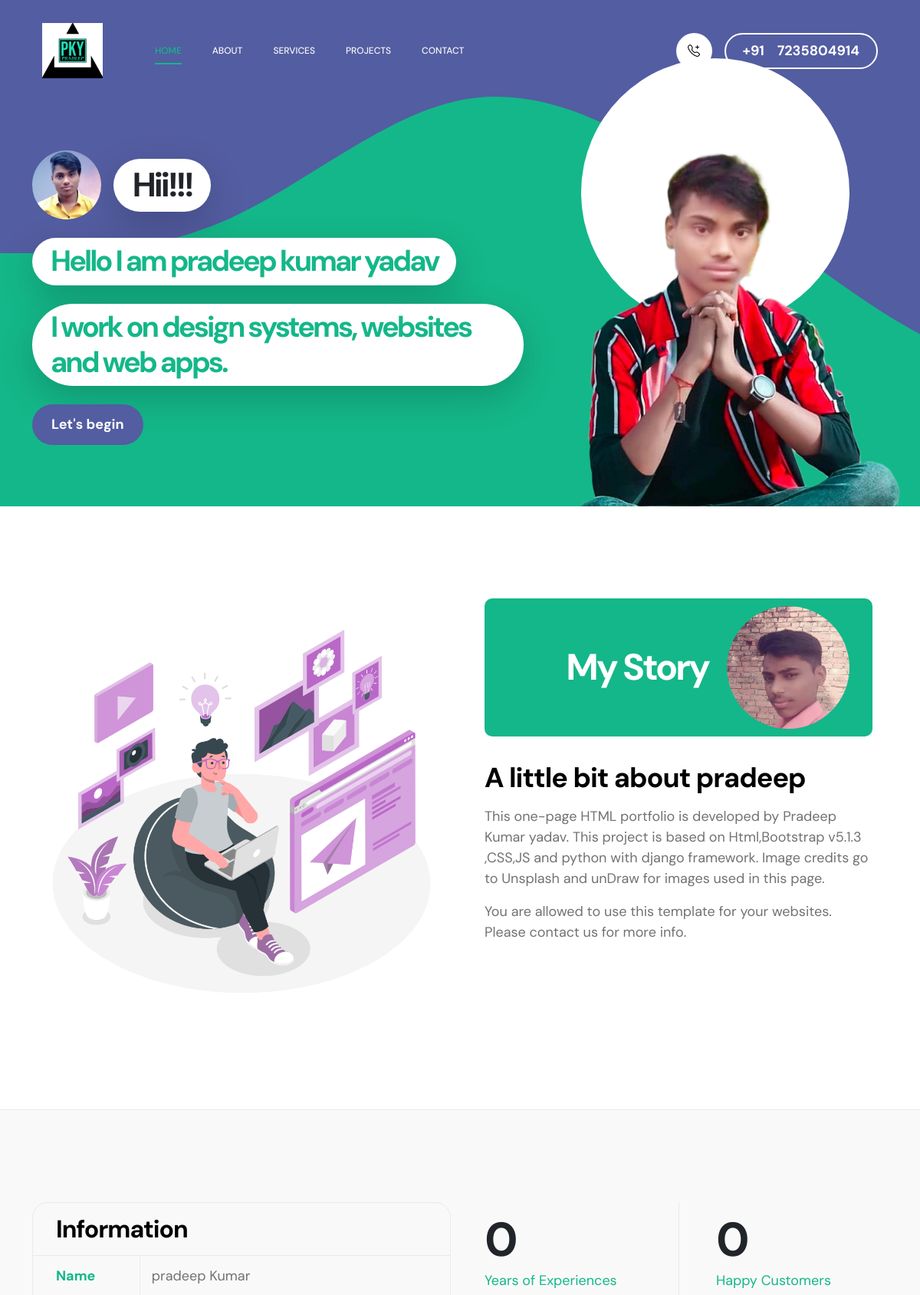
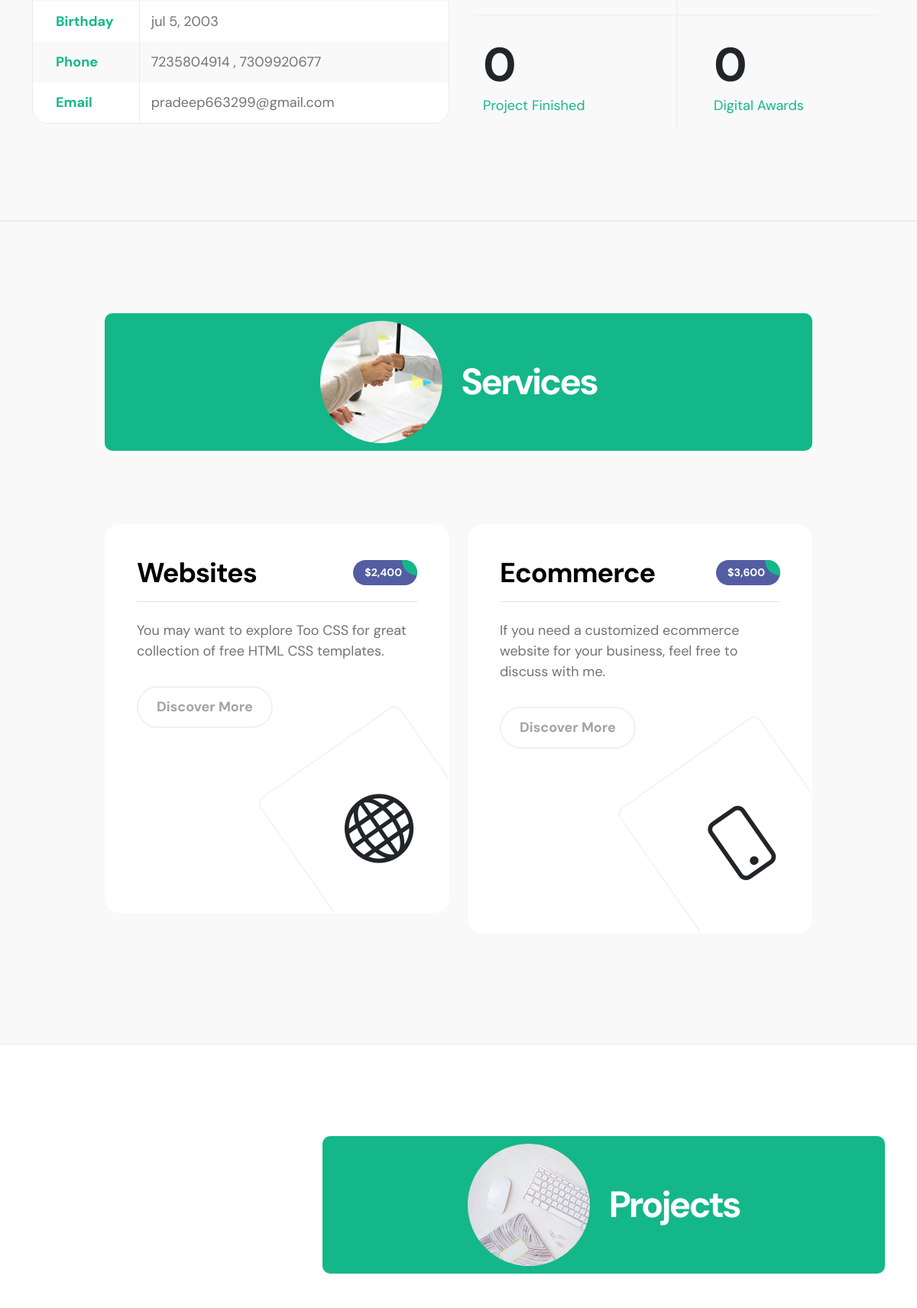
The page / (upper part) on the database its author committed (2 pictures, top to bottom).
### mysite_app/models.py (models this page shows, shortened)
class Navbar(models.Model):
    pagetitle=models.CharField(max_length=30, blank=True, null=True)
    navlogo=models.ImageField(upload_to='media' ,null=True,blank=True)

class Home(models.Model):
    home_sm_img=models.ImageField(upload_to='media/h_sm_img',null=True,blank=True)
    home_lg_img=models.ImageField(upload_to='media/h_lg_img',null=True,blank=True)
    sec_heading=models.CharField(max_length=100,null=True,blank=True)
    upload_date=models.DateField(null=True,blank=True)

class About(models.Model):
    illustration_img=models.ImageField(upload_to='media/illustration',null=True,blank=True)
    my_dp=models.ImageField(upload_to='media/my_DP',null=True,blank=True)
    little_desc=models.TextField(max_length=5000,null=True,blank=True)
    upload_date=models.DateField(null=True,blank=True)

class Information(models.Model):
    per_key=models.CharField(max_length=200,blank=True, null=True)
    per_value= models.CharField(max_length=200,blank=True, null=True)

class Achivement(models.Model):
    Years_of_Experiences=models.IntegerField(default=0)
    Happy_Customers=models.IntegerField(default=0)
    Project_Finished=models.IntegerField(default=0)
    Digital_Awards=models.IntegerField(default=0)
    @staticmethod
    def get_all_achivement():
        return Achivement.objects.all()

### mysite/views.py (the view)
# urls.py: path('',views.index,name='index'),
def index(request):
    new=Navbar.objects.all()
    homepage=Home.objects.all()
    about=About.objects.all()
    inform=Information.objects.all()
    achive=Achivement.get_all_achivement()
    project=Project.objects.all()
    data={}
    data['new']=new
    data['homepage']=homepage
    data['about']=about
    data['inform']=inform
    data['achive']=achive
    data['project']=project
    return render(request, 'index.html',data)

### templates/index.html (shortened to what this page needs)
<!doctype html>
{% load static %}
<html lang="en">
    <head>
        <link href="/static/css/bootstrap.min.css" rel="stylesheet">
        <link href="/static/css/bootstrap-icons.css" rel="stylesheet">
        <link href="/static/css/magnific-popup.css" rel="stylesheet">
        <link href="/static/css/templatemo-first-portfolio-style.css" rel="stylesheet">
    </head>
    <body>
        <nav class="navbar navbar-expand-lg">
            <div class="container">
                <a href="/" class="navbar-brand mx-auto mx-lg-0">
                    {% for d in new %}
                    {% if '/media/{{ d.navlogo }}' != Null %}
                <img src='/media/{{d.navlogo}}' alt="" height="72px" width="79px" srcset="">
                {% else %}
                <img src='/static/images/logos.png' alt="" height="72px" width="79px" srcset="">
                {% endif %}
                {% endfor %}
                </a>
                <div class="collapse navbar-collapse" id="navbarNav">
                    <ul class="navbar-nav ms-lg-5">
                        <li class="nav-item">
                            <a class="nav-link click-scroll" href="#section_1">Home</a>
                        </li>
                        <li class="nav-item">
                            <a class="nav-link click-scroll" href="#section_2">About</a>
                        </li>
                        <li class="nav-item">
                            <a class="nav-link click-scroll" href="#section_3">Services</a>
                        </li>
                        <li class="nav-item">
                            <a class="nav-link click-scroll" href="#section_4">Projects</a>
                        </li>
                        <li class="nav-item">
                            <a class="nav-link click-scroll" href="#section_5">Contact</a>
                        </li>
                    </ul>
                    <div class="d-lg-flex align-items-center d-none ms-auto">
                        <i class="navbar-icon bi-telephone-plus me-3"></i>
                        <a class="custom-btn btn" href="#section_5">
                            +91 &nbsp;&nbsp; 7235804914
                        </a>
                    </div>
                </div>
            </div>
        </nav>
        <main>
        {% for d in homepage %}
            <section class="hero d-flex justify-content-center align-items-center" id="section_1">
                <div class="container">
                    <div class="row">
                        <div class="col-lg-7 col-12">
                            <div class="hero-text">
                                <div class="hero-title-wrap d-flex align-items-center mb-4">
                                    <img src='{{d.home_sm_img.url}}' class="avatar-image avatar-image-large img-fluid" alt="">
                                    <h1 class="hero-title ms-3 mb-0">Hii!!!</h1>
                                </div>
                                <h2 class="mb-4">Hello I am
                                    pradeep kumar yadav</h2>
                                    <h2 class="mb-4"> {{d.sec_heading}}  </h2>
                                <p class="mb-4"><a class="custom-btn btn custom-link" href="#section_2">Let's begin</a></p>
                            </div>
                        </div>
                        <div class="col-lg-5 col-12 position-relative">
                            <img src="{{d.home_lg_img.url}} "  class="hero-image img-fluid" alt="">
                        </div>
                    </div>
                </div>
            </section>
        {% endfor %}
{% for d in about %}
            <section class="about section-padding" id="section_2">
                <div class="container">
                    <div class="row">
                        <div class="col-lg-6 col-12">
                            <img src='/media/{{d.illustration_img}} ' class="about-image img-fluid" alt="">
                        </div>
                        <div class="col-lg-6 col-12 mt-5 mt-lg-0">
                            <div class="about-thumb">
                                <div class="section-title-wrap d-flex justify-content-end align-items-center mb-4">
                                    <h2 class="text-white me-4 mb-0">My Story</h2>
                                    <img src='/media/{{d.my_dp}}' class="avatar-image img-fluid" alt="">
                                </div>
                                {{d.little_desc | safe}}
                            </div>
                        </div>
                    </div>
                </div>
            </section>
{% endfor %}
            <section class="featured section-padding">
                <div class="container">
                    <div class="row">
                        <div class="col-lg-6 col-12">
                            <div class="profile-thumb">
                                <div class="profile-title">
                                    <h4 class="mb-0">Information</h4>
                                </div>
                                <div class="profile-body">
                                    {% for d in inform %}
                                    <p>
                                        <span class="profile-small-title"> {{d.per_key}} </span>
                                        <span> {{d.per_value |safe}} </span>
                                    </p>
                                    {% endfor %}
                                </div>
                            </div>
                        </div>
                            {% for d in achive %}
                        <div class="col-lg-6 col-12 mt-5 mt-lg-0">
                            <div class="about-thumb">
                                <div class="row">
                                    <div class="col-lg-6 col-6 featured-border-bottom py-2">
                                        <strong class="featured-numbers"> {{d.Years_of_Experiences}} </strong>
                                        <p class="featured-text">Years of Experiences</p>
                                    </div>
                                    <div class="col-lg-6 col-6 featured-border-start featured-border-bottom ps-5 py-2">
                                        <strong class="featured-numbers"> {{d.Happy_Customers}} </strong>
                                        <p class="featured-text">Happy Customers</p>
                                    </div>
                                    <div class="col-lg-6 col-6 pt-4">
                                        <strong class="featured-numbers"> {{d.Project_Finished}} </strong>
                                        <p class="featured-text">Project Finished</p>
                                    </div>
                                    <div class="col-lg-6 col-6 featured-border-start ps-5 pt-4">
                                        <strong class="featured-numbers"> {{d.Digital_Awards}} </strong>
                                        <p class="featured-text">Digital Awards</p>
                                    </div>
                                </div>
                            </div>
                        </div>
                        {% endfor %}
                    </div>
                </div>
            </section>
            <section class="services section-padding" id="section_3">
                <div class="container">
                    <div class="row">
                        <div class="col-lg-10 col-12 mx-auto">
                            <div class="section-title-wrap d-flex justify-content-center align-items-center mb-5">
                                <img src="/static/images/handshake-man-woman-after-signing-business-contract-closeup.jpg" class="avatar-image img-fluid" alt="">
                                <h2 class="text-white ms-4 mb-0">Services</h2>
                            </div>
                            <div class="row pt-lg-5">
                                <div class="col-lg-6 col-12">
                                    <div class="services-thumb">
                                        <div class="d-flex flex-wrap align-items-center border-bottom mb-4 pb-3">
                                            <h3 class="mb-0">Websites</h3>
                                            <div class="services-price-wrap ms-auto">
                                                <p class="services-price-text mb-0">$2,400</p>
                                                <div class="services-price-overlay"></div>
                                            </div>
                                        </div>
                                        <p>You may want to explore Too CSS for great collection of free HTML CSS templates.</p>
                                        <a href="#" class="custom-btn custom-border-btn disabled  btn mt-3">Discover More</a>
                                        <div class="services-icon-wrap d-flex justify-content-center align-items-center">
                                            <i class="services-icon bi-globe"></i>
                                        </div>
                                    </div>
                                </div>
                                <div class="col-lg-6 col-12">
                                    <div class="services-thumb">
                                        <div class="d-flex flex-wrap align-items-center border-bottom mb-4 pb-3">
                                            <h3 class="mb-0">Ecommerce</h3>
                                            <div class="services-price-wrap ms-auto">
                                                <p class="services-price-text mb-0">$3,600</p>
                                                <div class="services-price-overlay"></div>
                                            </div>
                                        </div>
                                        <p>If you need a customized ecommerce website for your business, feel free to discuss with me.</p>
                                        <a href="#" class="custom-btn custom-border-btn btn disabled mt-3">Discover More</a>
                                        <div class="services-icon-wrap d-flex justify-content-center align-items-center">
                                            <i class="services-icon bi-phone"></i>
                                        </div>
                                    </div>
                                </div>
                            </div>
                        </div>
                    </div>
                </div>
            </section>
            <section class="projects section-padding" id="section_4">
                <div class="container">
                    <div class="row">
                        <div class="col-lg-8 col-md-8 col-12 ms-auto">
                            <div class="section-title-wrap d-flex justify-content-center align-items-center mb-4">
                                <img src="/static/images/white-desk-work-study-aesthetics.jpg" class="avatar-image img-fluid" alt="">
                                <h2 class="text-white ms-4 mb-0">Projects</h2>
                            </div>
                        </div>
                        {% for ele in project %}
                        <div class="col-lg-4 col-md-6 col-12">
                        </div>
                        {% endfor %}
                    </div>
                </div>
            </section>
        </main>
    </body>
</html>

### rows shown on the page
Navbar: navlogo (picture)
Home: home_sm_img (picture), sec_heading "I work on design systems, websites and web apps.", home_lg_img (picture)
About: illustration_img (picture), my_dp (picture), little_desc "A little bit about pradeep This one-page HTML portfolio is developed by Pradeep Kumar yadav . This project is based on Html,Bootstrap v5.1.3 ,CSS,JS and python with django framework. Image credits go to Unsplash and unDraw for images used in this page. You are allowed to use this template for your websites. Please contact us for more info."
Information: per_key "Name", per_value "pradeep Kumar"
Information: per_key "Birthday", per_value "jul 5, 2003"
Information: per_key "Phone", per_value "7235804914 , 7309920677"
Information: per_key "Email", per_value "pradeep663299@gmail.com"
Achivement: Years_of_Experiences "0", Happy_Customers "0", Project_Finished "0", Digital_Awards "0"
